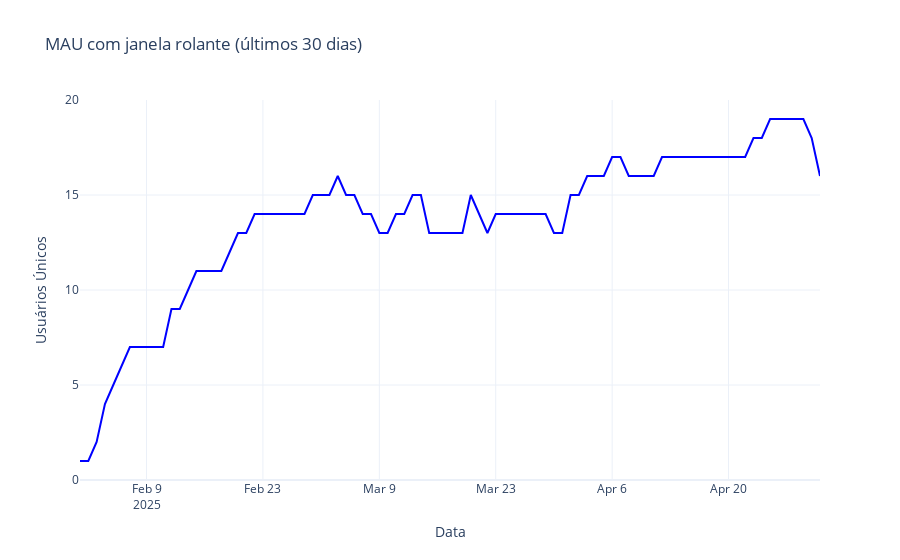

Notebook code for this chart:
### Code cell
#  Plotar rolling MAU
fig_rolling_mau = go.Figure()

fig_rolling_mau.add_trace(go.Scatter(
    x=rolling_df["date"],
    y=rolling_df["mau"],
    mode="lines",
    # mode="lines+markers+text",
    name="MAU rolling",
    text=rolling_df["mau"],
    textposition="top center",
    line=dict(color="blue", width=2)
    # marker=dict(symbol="circle", size=6)
))

fig_rolling_mau.update_layout(
    title="MAU com janela rolante (últimos 30 dias)",
    xaxis_title="Data",
    yaxis_title="Usuários Únicos",
    template="plotly_white"
)

fig_rolling_mau.show()
